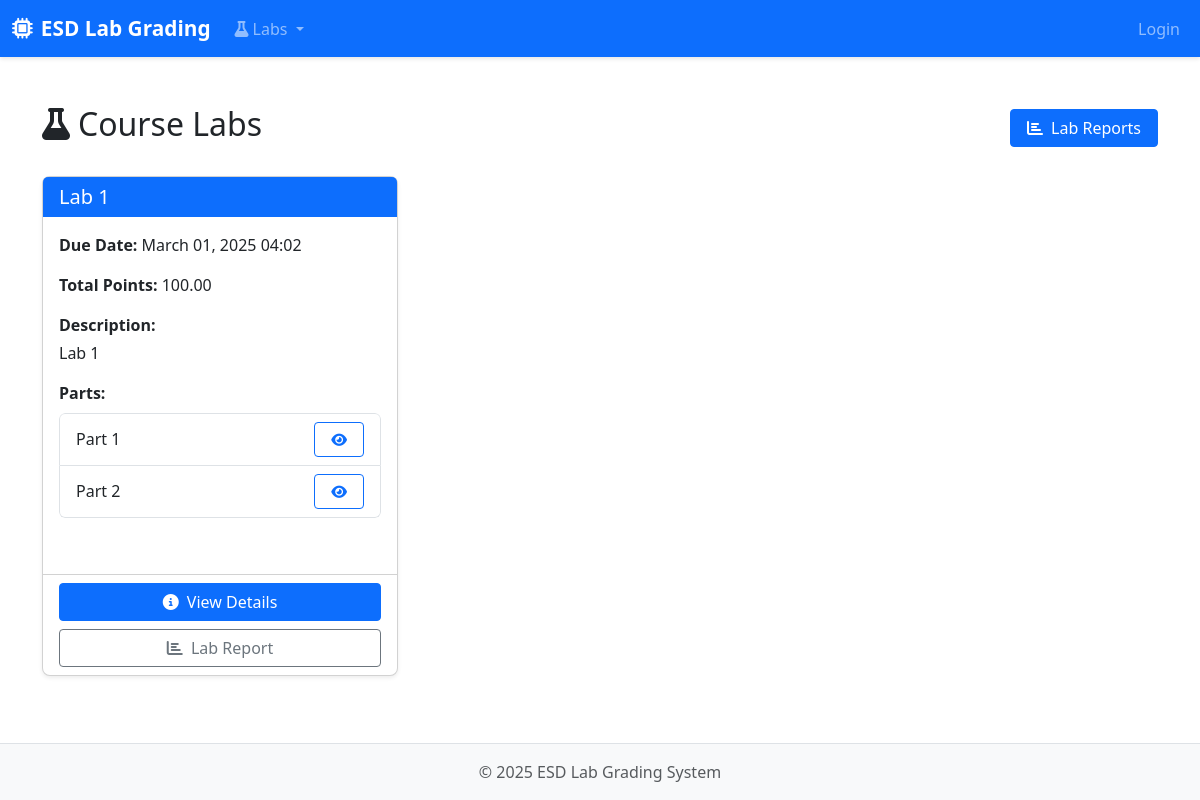
The app's page /labs/ with its own data.
### labs/models.py (models this page shows, shortened)
class Lab(models.Model):
    name = models.CharField(max_length=200)
    description = models.TextField(blank=True)
    due_date = models.DateTimeField()
    total_points = models.DecimalField(max_digits=5, decimal_places=2)

class Part(models.Model):
    lab = models.ForeignKey(Lab, on_delete=models.CASCADE, related_name='parts')
    name = models.CharField(max_length=100)
    description = models.TextField(blank=True)
    order = models.PositiveIntegerField(default=0)
    is_required = models.BooleanField(default=True)
    class Meta:
        ordering = ['lab', 'order']

### labs/views.py (the view)
# urls.py: path('labs/', views.lab_list, name='lab_list'),
def lab_list(request):
    labs = Lab.objects.all()
    return render(request, "labs/lablist.html", context={'labs': labs})

### labs/templates/labs/lablist.html (shortened to what this page needs)
{% extends 'base.html' %}
{% load static %}
{% block content %}
<div class="container py-4">
    <div class="d-flex justify-content-between align-items-center mb-4">
        <h1 class="h2"><i class="fas fa-flask me-2"></i>Course Labs</h1>
        <div>
            <a href="{% url 'labs:reports' %}" class="btn btn-primary">
                <i class="fas fa-chart-bar me-1"></i> Lab Reports
            </a>
        </div>
    </div>
    <div class="row">
        {% for lab in labs %}
        <div class="col-md-6 col-lg-4">
            <div class="card h-100 lab-card">
                <div class="card-header bg-primary text-white">
                    <h5 class="card-title mb-0">{{ lab.name }}</h5>
                </div>
                <div class="card-body">
                    <div class="mb-3">
                        <strong>Due Date:</strong> {{ lab.due_date|date:"F d, Y H:i" }}
                    </div>
                    <div class="mb-3">
                        <strong>Total Points:</strong> {{ lab.total_points }}
                    </div>
                    {% if lab.description %}
                    <div class="mb-3">
                        <strong>Description:</strong>
                        <p class="mt-1">{{ lab.description|truncatechars:100 }}</p>
                    </div>
                    {% endif %}
                    <div class="mb-3">
                        <strong>Parts:</strong>
                        <div class="list-group part-list mt-2">
                            {% for part in lab.parts.all %}
                            <div class="list-group-item d-flex justify-content-between align-items-center">
                                <span>{{ part.name }}</span>
                                <a href="{% url 'labs:part_detail' part.id %}" class="btn btn-sm btn-outline-primary">
                                    <i class="fas fa-eye"></i>
                                </a>
                            </div>
                            {% empty %}
                            <div class="list-group-item text-muted">No parts defined</div>
                            {% endfor %}
                        </div>
                    </div>
                </div>
                <div class="card-footer">
                    <div class="d-grid gap-2">
                        <a href="{% url 'labs:lab_detail' lab.id %}" class="btn btn-primary">
                            <i class="fas fa-info-circle me-1"></i> View Details
                        </a>
                        <a href="{% url 'labs:lab_report' lab.id %}" class="btn btn-outline-secondary">
                            <i class="fas fa-chart-bar me-1"></i> Lab Report
                        </a>
                    </div>
                </div>
            </div>
        </div>
        {% empty %}
        <div class="col-12">
            <div class="alert alert-info">
                <i class="fas fa-info-circle me-2"></i> No labs have been created yet.
            </div>
        </div>
        {% endfor %}
    </div>
</div>
{% endblock %}

### static/css/styles.css (style rules this page uses)
body { min-height: 100vh; display: flex; flex-direction: column; }
.card { border-radius: 0.5rem; box-shadow: 0 0.125rem 0.25rem rgba(0, 0, 0, 0.075); margin-bottom: 1.5rem; }
.card-header { font-weight: 600; border-bottom: 0; }
.lab-card { transition: box-shadow 0.3s; }
.btn { border-radius: 0.25rem; padding: 0.375rem 1rem; font-weight: 500; }
.btn-primary { background-color: #0d6efd; border-color: #0d6efd; }

### labs/templates/labs/lablist.html (style rules this page uses)
.lab-card { transition: all 0.3s ease; margin-bottom: 1.5rem; }
.part-list { max-height: 200px; overflow-y: auto; }
.card-footer { background-color: transparent; }

### records on screen
Lab: name "Lab 1", due_date "March 01, 2025 04:02", total_points "100.00", description "Lab 1"
Part: name "Part 1"
Part: name "Part 2"
